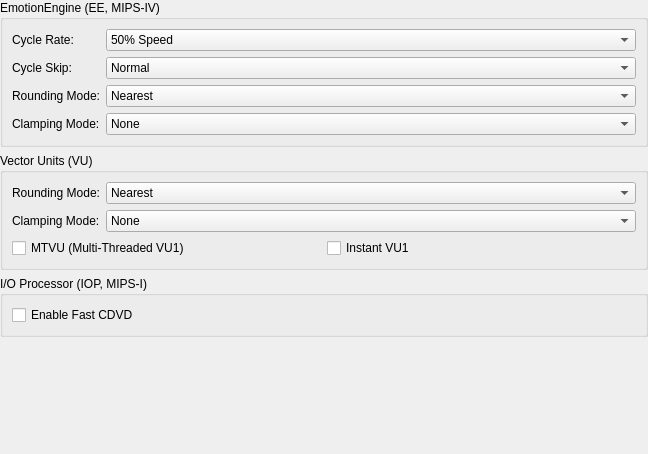
<?xml version="1.0" encoding="UTF-8"?>
<ui version="4.0">
 <class>SystemSettingsWidget</class>
 <widget class="QWidget" name="SystemSettingsWidget">
  <property name="geometry">
   <rect>
    <x>0</x>
    <y>0</y>
    <width>648</width>
    <height>454</height>
   </rect>
  </property>
  <property name="windowTitle">
   <string>Form</string>
  </property>
  <layout class="QVBoxLayout" name="verticalLayout" stretch="0,0,0,1">
   <property name="leftMargin">
    <number>0</number>
   </property>
   <property name="topMargin">
    <number>0</number>
   </property>
   <property name="rightMargin">
    <number>0</number>
   </property>
   <property name="bottomMargin">
    <number>0</number>
   </property>
   <item>
    <widget class="QGroupBox" name="groupBox">
     <property name="title">
      <string>EmotionEngine (EE, MIPS-IV)</string>
     </property>
     <layout class="QFormLayout" name="formLayout_2">
      <item row="0" column="0">
       <widget class="QLabel" name="label_9">
        <property name="text">
         <string>Cycle Rate:</string>
        </property>
       </widget>
      </item>
      <item row="0" column="1">
       <widget class="QComboBox" name="eeCycleRate">
        <item>
         <property name="text">
          <string>50% Speed</string>
         </property>
        </item>
        <item>
         <property name="text">
          <string>60% Speed</string>
         </property>
        </item>
        <item>
         <property name="text">
          <string>75% Speed</string>
         </property>
        </item>
        <item>
         <property name="text">
          <string>100% (Normal Speed)</string>
         </property>
        </item>
        <item>
         <property name="text">
          <string>130% Speed</string>
         </property>
        </item>
        <item>
         <property name="text">
          <string>180% Speed</string>
         </property>
        </item>
        <item>
         <property name="text">
          <string>300% Speed</string>
         </property>
        </item>
       </widget>
      </item>
      <item row="2" column="0">
       <widget class="QLabel" name="label_10">
        <property name="text">
         <string>Cycle Skip:</string>
        </property>
       </widget>
      </item>
      <item row="2" column="1">
       <widget class="QComboBox" name="eeCycleSkipping">
        <item>
         <property name="text">
          <string>Normal</string>
         </property>
        </item>
        <item>
         <property name="text">
          <string>Mild Underclock</string>
         </property>
        </item>
        <item>
         <property name="text">
          <string>Moderate Underclock</string>
         </property>
        </item>
        <item>
         <property name="text">
          <string>Maximum Underclock</string>
         </property>
        </item>
       </widget>
      </item>
      <item row="3" column="0">
       <widget class="QLabel" name="label_11">
        <property name="text">
         <string>Rounding Mode:</string>
        </property>
       </widget>
      </item>
      <item row="3" column="1">
       <widget class="QComboBox" name="eeRoundingMode">
        <item>
         <property name="text">
          <string>Nearest</string>
         </property>
        </item>
        <item>
         <property name="text">
          <string>Negative</string>
         </property>
        </item>
        <item>
         <property name="text">
          <string>Positive</string>
         </property>
        </item>
        <item>
         <property name="text">
          <string>Chop/Zero (Default)</string>
         </property>
        </item>
       </widget>
      </item>
      <item row="4" column="0">
       <widget class="QLabel" name="label_12">
        <property name="text">
         <string>Clamping Mode:</string>
        </property>
       </widget>
      </item>
      <item row="4" column="1">
       <widget class="QComboBox" name="eeClampMode">
        <item>
         <property name="text">
          <string>None</string>
         </property>
        </item>
        <item>
         <property name="text">
          <string>Normal (Default)</string>
         </property>
        </item>
        <item>
         <property name="text">
          <string>Extra + Preserve Sign</string>
         </property>
        </item>
        <item>
         <property name="text">
          <string>Full</string>
         </property>
        </item>
       </widget>
      </item>
     </layout>
    </widget>
   </item>
   <item>
    <widget class="QGroupBox" name="groupBox_2">
     <property name="title">
      <string>Vector Units (VU)</string>
     </property>
     <layout class="QFormLayout" name="formLayout_3">
      <item row="0" column="0">
       <widget class="QLabel" name="label_6">
        <property name="text">
         <string>Rounding Mode:</string>
        </property>
       </widget>
      </item>
      <item row="0" column="1">
       <widget class="QComboBox" name="vuRoundingMode">
        <item>
         <property name="text">
          <string>Nearest</string>
         </property>
        </item>
        <item>
         <property name="text">
          <string>Negative</string>
         </property>
        </item>
        <item>
         <property name="text">
          <string>Positive</string>
         </property>
        </item>
        <item>
         <property name="text">
          <string>Chop/Zero (Default)</string>
         </property>
        </item>
       </widget>
      </item>
      <item row="1" column="0">
       <widget class="QLabel" name="label_5">
        <property name="text">
         <string>Clamping Mode:</string>
        </property>
       </widget>
      </item>
      <item row="1" column="1">
       <widget class="QComboBox" name="vuClampMode">
        <item>
         <property name="text">
          <string>None</string>
         </property>
        </item>
        <item>
         <property name="text">
          <string>Normal (Default)</string>
         </property>
        </item>
        <item>
         <property name="text">
          <string>Extra + Preserve Sign</string>
         </property>
        </item>
        <item>
         <property name="text">
          <string>Full</string>
         </property>
        </item>
       </widget>
      </item>
      <item row="2" column="0" colspan="2">
       <layout class="QGridLayout" name="gridLayout_2">
        <item row="0" column="0">
         <widget class="QCheckBox" name="MTVU">
          <property name="text">
           <string>MTVU (Multi-Threaded VU1)</string>
          </property>
         </widget>
        </item>
        <item row="0" column="1">
         <widget class="QCheckBox" name="instantVU1">
          <property name="text">
           <string>Instant VU1</string>
          </property>
         </widget>
        </item>
       </layout>
      </item>
     </layout>
    </widget>
   </item>
   <item>
    <widget class="QGroupBox" name="groupBox_3">
     <property name="title">
      <string>I/O Processor (IOP, MIPS-I)</string>
     </property>
     <layout class="QGridLayout" name="gridLayout_5">
      <item row="0" column="0">
       <widget class="QCheckBox" name="fastCDVD">
        <property name="text">
         <string>Enable Fast CDVD</string>
        </property>
       </widget>
      </item>
     </layout>
    </widget>
   </item>
   <item>
    <spacer name="verticalSpacer_2">
     <property name="orientation">
      <enum>Qt::Vertical</enum>
     </property>
     <property name="sizeHint" stdset="0">
      <size>
       <width>20</width>
       <height>3</height>
      </size>
     </property>
    </spacer>
   </item>
  </layout>
 </widget>
 <resources>
  <include location="../resources/resources.qrc"/>
 </resources>
 <connections/>
</ui>
